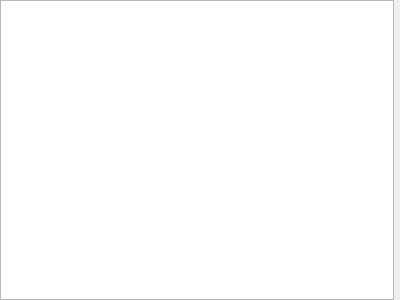
<?xml version="1.0" encoding="UTF-8"?>
<ui version="4.0">
 <class>ErrorPanel</class>
 <widget class="QWidget" name="ErrorPanel">
  <property name="geometry">
   <rect>
    <x>0</x>
    <y>0</y>
    <width>400</width>
    <height>300</height>
   </rect>
  </property>
  <property name="windowTitle">
   <string>Errors and Warnings</string>
  </property>
  <layout class="QHBoxLayout" name="horizontalLayout">
   <property name="margin">
    <number>0</number>
   </property>
   <item>
    <widget class="MessageView" name="outView">
     <property name="tabChangesFocus">
      <bool>true</bool>
     </property>
     <property name="lineWrapMode">
      <enum>QTextEdit::NoWrap</enum>
     </property>
     <property name="openLinks">
      <bool>false</bool>
     </property>
    </widget>
   </item>
   <item>
    <widget class="QDialogButtonBox" name="buttonBox">
     <property name="orientation">
      <enum>Qt::Vertical</enum>
     </property>
     <property name="standardButtons">
      <set>QDialogButtonBox::NoButton</set>
     </property>
    </widget>
   </item>
  </layout>
 </widget>
 <customwidgets>
  <customwidget>
   <class>MessageView</class>
   <extends>QTextBrowser</extends>
   <header>nicos.clients.gui.widgets.messageview.h</header>
  </customwidget>
 </customwidgets>
 <resources/>
 <connections>
  <connection>
   <sender>buttonBox</sender>
   <signal>accepted()</signal>
   <receiver>outView</receiver>
   <slot>clear()</slot>
   <hints>
    <hint type="sourcelabel">
     <x>324</x>
     <y>226</y>
    </hint>
    <hint type="destinationlabel">
     <x>125</x>
     <y>200</y>
    </hint>
   </hints>
  </connection>
 </connections>
</ui>
